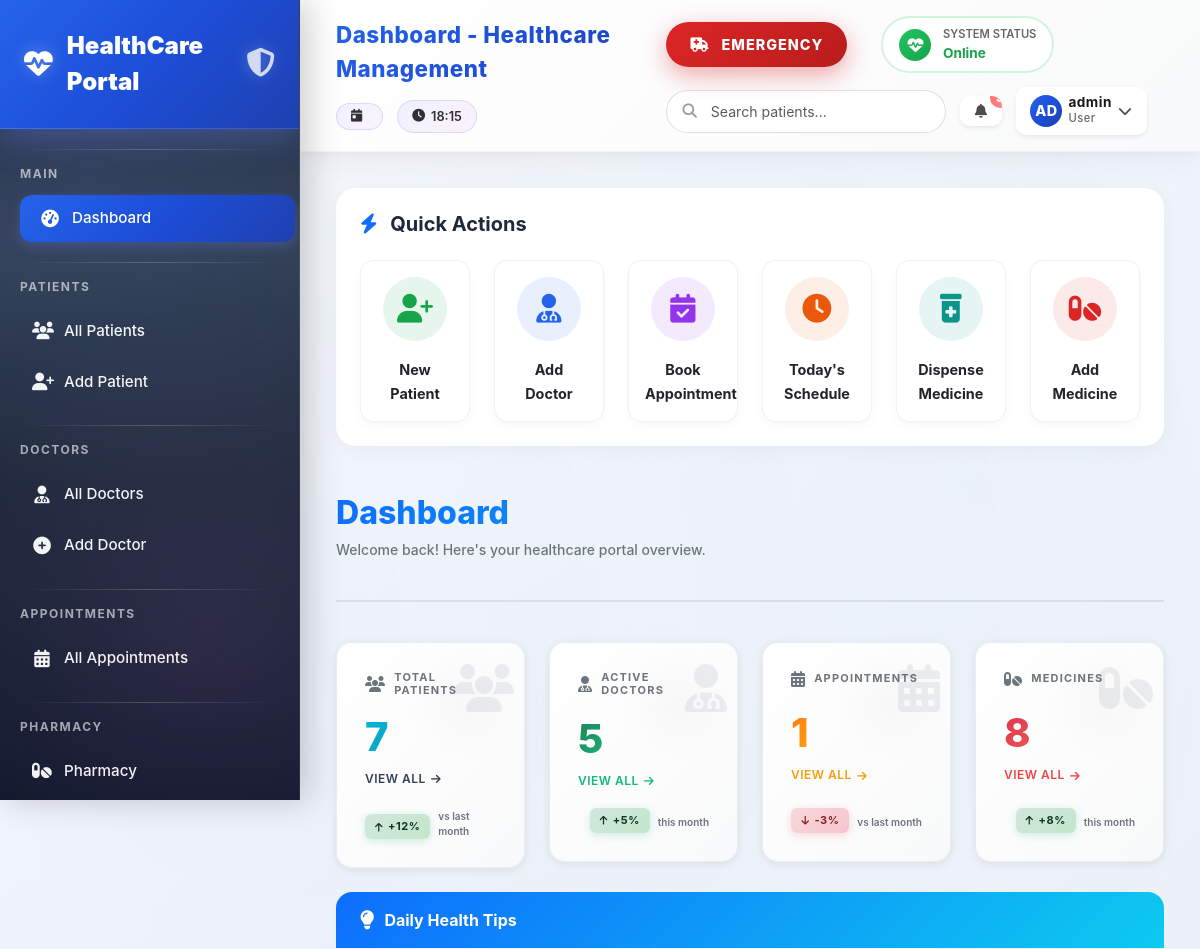
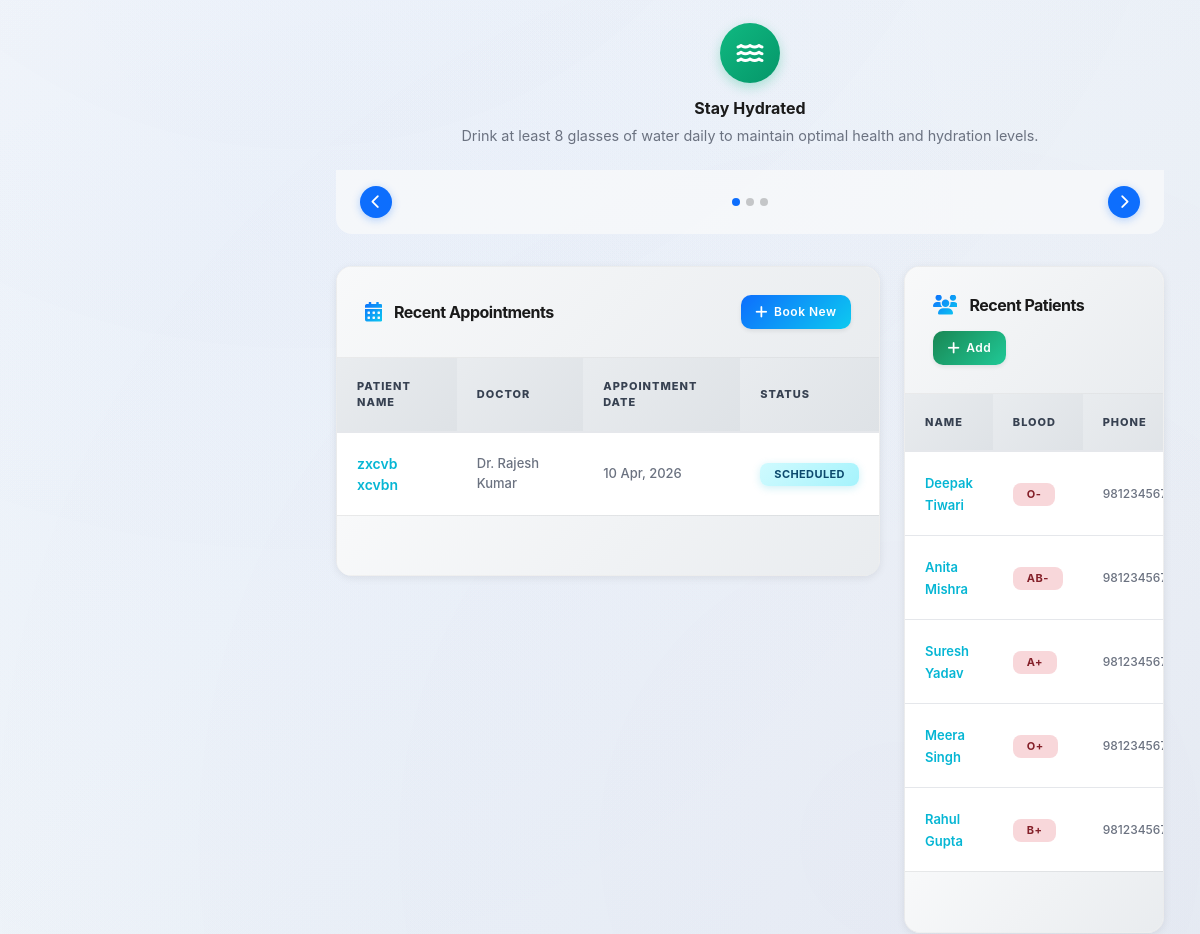
/dashboard/ (signed in, upper part), run on an earlier commit of the app's database (2 pictures, top to bottom).
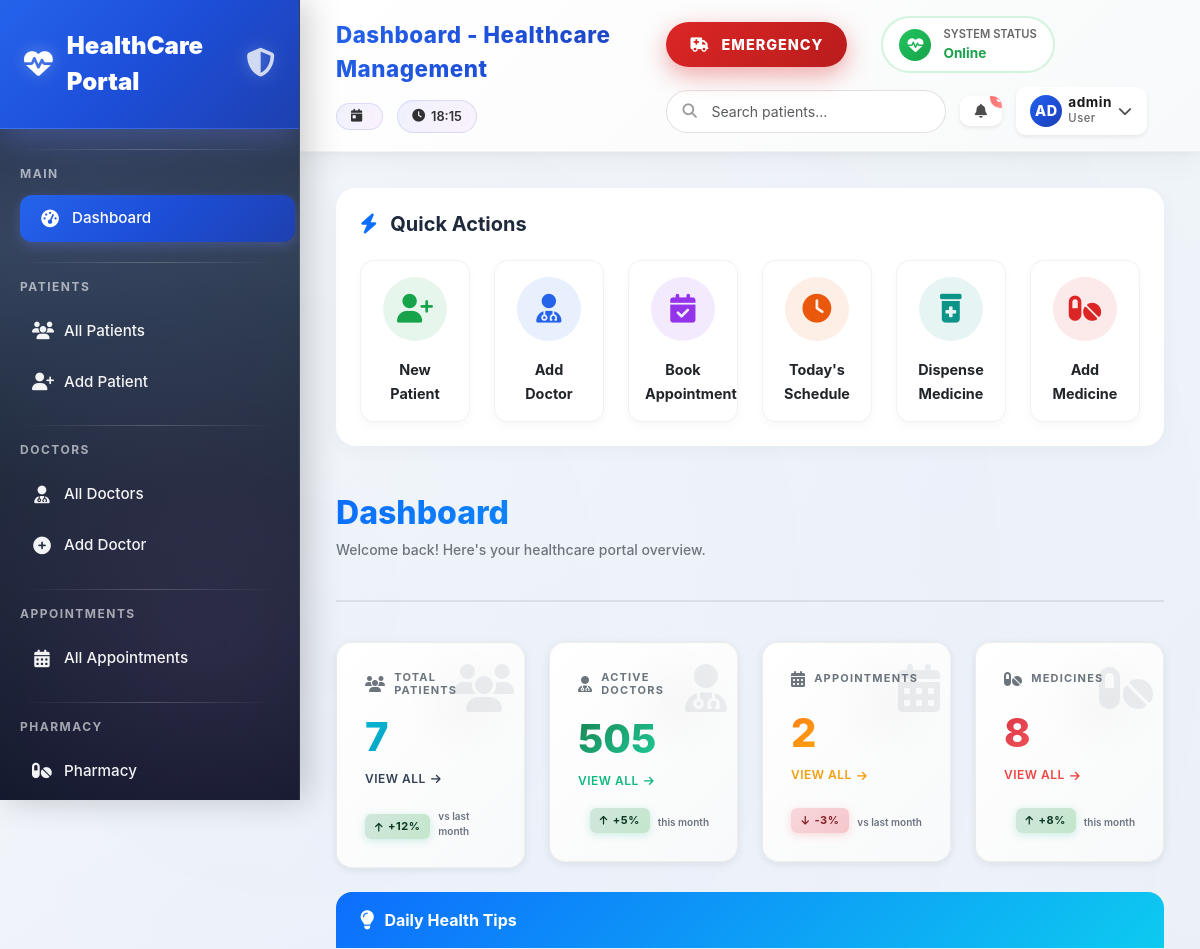
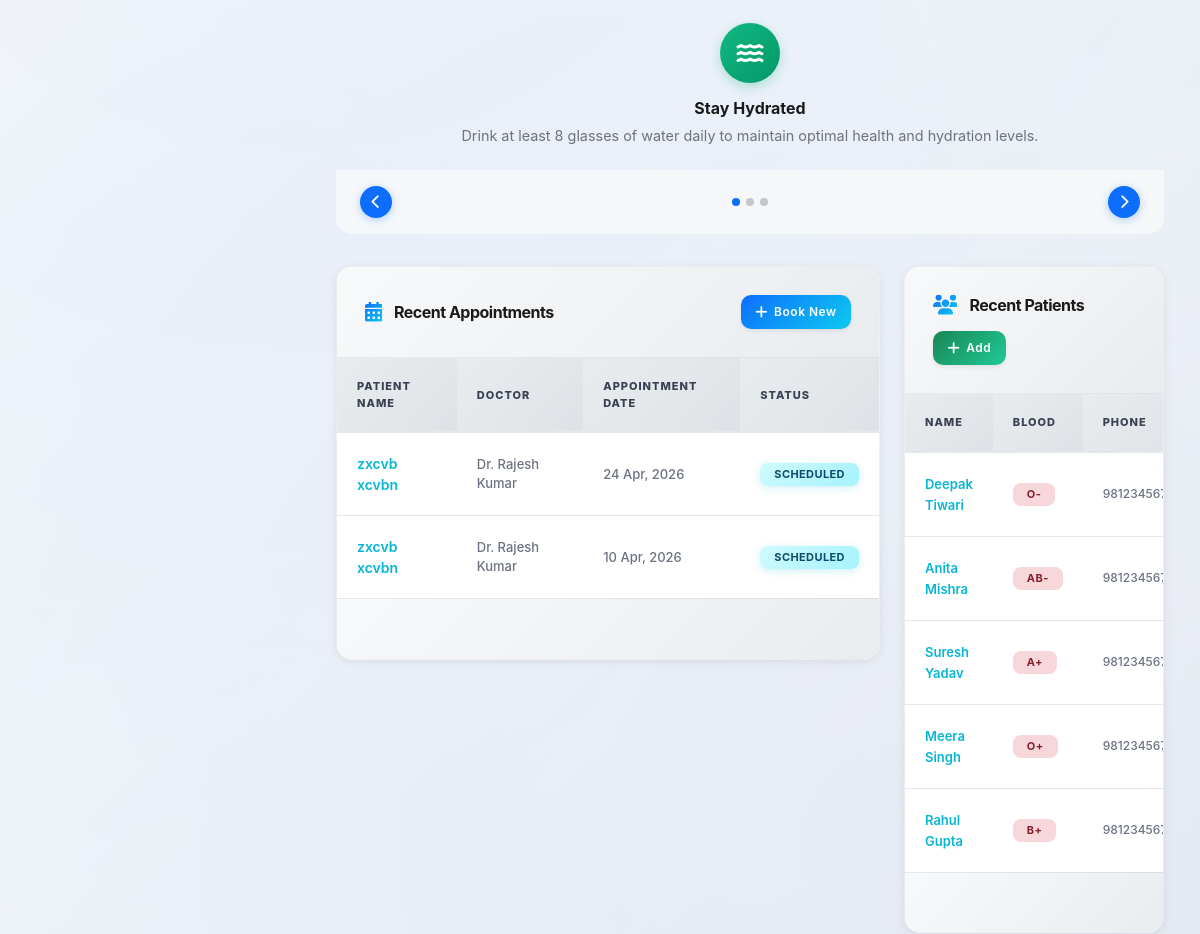
And on a later commit of the database (2 pictures, top to bottom).
### appointments/models.py (models this page shows, shortened)
class Appointment(models.Model):
    STATUS_CHOICES = [
        ('scheduled', 'Scheduled'),
        ('confirmed', 'Confirmed'),
        ('completed', 'Completed'),
        ('cancelled', 'Cancelled'),
        ('no_show', 'No Show'),
    ]
    TYPE_CHOICES = [
        ('consultation', 'Consultation'),
        ('follow_up', 'Follow Up'),
        ('emergency', 'Emergency'),
        ('routine_checkup', 'Routine Checkup'),
        ('lab_test', 'Lab Test'),
        ('surgery', 'Surgery'),
    ]
    patient = models.ForeignKey(Patient, on_delete=models.CASCADE, related_name='appointments')
    doctor = models.ForeignKey(Doctor, on_delete=models.CASCADE, related_name='appointments')
    appointment_date = models.DateField()
    appointment_time = models.TimeField()
    appointment_type = models.CharField(max_length=30, choices=TYPE_CHOICES, default='consultation')
    status = models.CharField(max_length=20, choices=STATUS_CHOICES, default='scheduled')
    reason = models.TextField(blank=True)
    notes = models.TextField(blank=True)
    follow_up_date = models.DateField(null=True, blank=True)
    created_at = models.DateTimeField(auto_now_add=True)
    updated_at = models.DateTimeField(auto_now=True)
    class Meta:
        ordering = ['-appointment_date', '-appointment_time']

### patients/models.py (models this page shows, shortened)
class Patient(models.Model):
    BLOOD_GROUP_CHOICES = [
        ('A+', 'A+'), ('A-', 'A-'), ('B+', 'B+'), ('B-', 'B-'),
        ('O+', 'O+'), ('O-', 'O-'), ('AB+', 'AB+'), ('AB-', 'AB-'),
    ]
    GENDER_CHOICES = [('M', 'Male'), ('F', 'Female'), ('O', 'Other')]
    user = models.OneToOneField(User, on_delete=models.SET_NULL, null=True, blank=True)
    first_name = models.CharField(max_length=100)
    last_name = models.CharField(max_length=100)
    date_of_birth = models.DateField()
    gender = models.CharField(max_length=1, choices=GENDER_CHOICES)
    blood_group = models.CharField(max_length=3, choices=BLOOD_GROUP_CHOICES, blank=True)
    phone = models.CharField(max_length=15)
    email = models.EmailField(blank=True)
    address = models.TextField()
    emergency_contact_name = models.CharField(max_length=100, blank=True)
    emergency_contact_phone = models.CharField(max_length=15, blank=True)
    allergies = models.TextField(blank=True, help_text="List known allergies")
    chronic_conditions = models.TextField(blank=True)
    insurance_provider = models.CharField(max_length=100, blank=True)
    insurance_id = models.CharField(max_length=50, blank=True)
    created_at = models.DateTimeField(auto_now_add=True)
    updated_at = models.DateTimeField(auto_now=True)
    def __str__(self):
        return f"{self.first_name} {self.last_name}"

### doctors/models.py (models this page shows, shortened)
class Doctor(models.Model):
    user = models.OneToOneField(
        User,
        on_delete=models.SET_NULL,
        null=True,
        blank=True
    )
    first_name = models.CharField(max_length=100)
    last_name = models.CharField(max_length=100)
    specialization = models.ForeignKey(
        Specialization,
        on_delete=models.SET_NULL,
        null=True
    )
    qualification = models.CharField(max_length=200)
    experience_years = models.IntegerField(default=0)
    phone = models.CharField(max_length=15)
    email = models.EmailField()
    license_number = models.CharField(max_length=50, unique=True)
    consultation_fee = models.DecimalField(
        max_digits=8,
        decimal_places=2,
        default=0
    )
    available_days = models.CharField(
        max_length=100,
        blank=True,
        help_text="e.g. Mon,Tue,Wed"
    )
    available_time_start = models.TimeField(null=True, blank=True)
    available_time_end = models.TimeField(null=True, blank=True)
    bio = models.TextField(blank=True)
    is_active = models.BooleanField(default=True)
    created_at = models.DateTimeField(auto_now_add=True)
    def __str__(self):
        return f"Dr. {self.first_name} {self.last_name}"

### accounts/views.py (the view)
# urls.py: path('dashboard/', views.dashboard, name='dashboard'),
@login_required
def dashboard(request):
    context = {
        'total_patients': Patient.objects.count(),
        'total_doctors': Doctor.objects.count(),
        'total_appointments': Appointment.objects.count(),
        'total_medicines': Medicine.objects.count(),
        'recent_appointments': Appointment.objects.order_by('-created_at')[:5],
        'recent_patients': Patient.objects.order_by('-created_at')[:5],
    }
    return render(request, 'base/dashboard.html', context)

### templates/base/dashboard.html (shortened to what the changed rows need)
{% extends 'base/base.html' %}
{% block content %}
<div class="dashboard-header">
    <h1 class="dashboard-title">Dashboard</h1>
</div>
<div class="row g-4 mb-4">
    <div class="col-md-6 col-lg-3">
        <div class="stat-card stat-green">
            <div class="stat-card-content">
                <div>
                    <div class="stat-card-value" style="color: var(--success);">
                        {{ total_doctors|default:"0" }}
                    </div>
                    <a href="{% url 'doctors:doctor_list' %}" class="stat-link" style="color: var(--success);">
                        View All <i class="fas fa-arrow-right"></i>
                    </a>
                </div>
            </div>
        </div>
    </div>
    <div class="col-md-6 col-lg-3">
        <div class="stat-card stat-warning">
            <div class="stat-card-content">
                <div>
                    <div class="stat-card-value" style="color: #997404;">
                        {{ total_appointments|default:"0" }}
                    </div>
                    <a href="{% url 'appointments:appointment_list' %}" class="stat-link" style="color: #997404;">
                        View All <i class="fas fa-arrow-right"></i>
                    </a>
                </div>
            </div>
        </div>
    </div>
    </div>
<div class="row g-4 mb-4">
    <div class="col-lg-8">
        <div class="card">
            <div class="card-header">
                <h2 class="card-header-title">
                    <i class="fas fa-calendar-alt"></i>Recent Appointments
                </h2>
            </div>
            <div class="card-body">
                <div class="table-wrapper">
                    <table class="table table-hover">
                        <thead>
                            <tr>
                                <th>Patient Name</th>
                                <th>Doctor</th>
                                <th>Appointment Date</th>
                                <th>Status</th>
                            </tr>
                        </thead>
                        <tbody>
                            {% for appt in recent_appointments %}
                                <tr>
                                    <td>
                                        <a href="{% url 'appointments:appointment_detail' appt.pk %}" class="text-decoration-none fw-semibold" style="color: var(--info);">
                                            {{ appt.patient }}
                                        </a>
                                    </td>
                                    <td style="color: var(--gray); font-size: 13px;">
                                        {{ appt.doctor }}
                                    </td>
                                    <td style="font-size: 13px; color: var(--gray);">
                                        {% if appt.appointment_date %}
                                            {{ appt.appointment_date|date:"d M, Y" }}
                                        {% else %}
                                            N/A
                                        {% endif %}
                                    </td>
                                    <td>
                                        <span class="badge badge-status-{{ appt.status }}">
                                            {{ appt.get_status_display }}
                                        </span>
                                    </td>
                                </tr>
                            {% endfor %}
                        </tbody>
                    </table>
                </div>
            </div>
        </div>
    </div>
    <div class="col-lg-4">
        <div class="card">
            <div class="card-header">
                <h2 class="card-header-title">
                    <i class="fas fa-users"></i>Recent Patients
                </h2>
            </div>
            <div class="card-body">
                <div class="table-wrapper">
                    <table class="table table-hover">
                        <thead>
                            <tr>
                                <th>Name</th>
                                <th>Blood</th>
                                <th>Phone</th>
                            </tr>
                        </thead>
                        <tbody>
                            {% for p in recent_patients %}
                                <tr>
                                    <td style="max-width: 150px;">
                                        <a href="{% url 'patients:patient_detail' p.pk %}" class="text-decoration-none fw-semibold" style="color: var(--info); font-size: 13px;">
                                            {{ p }}
                                        </a>
                                    </td>
                                    <td>
                                        <span class="badge" style="background-color: #f8d7da; color: #842029;">
                                            {{ p.blood_group|default:"N/A" }}
                                        </span>
                                    </td>
                                    <td style="font-size: 12px; color: var(--gray);">
                                        {{ p.phone }}
                                    </td>
                                </tr>
                            {% endfor %}
                        </tbody>
                    </table>
                </div>
            </div>
        </div>
    </div>
</div>
{% endblock %}

What changed in the data, as far as the page shows it:
added Appointment: patient "zxcvb xcvbn", doctor "Dr. Rajesh Kumar", appointment_date "24 Apr, 2026", status "SCHEDULED"
Also different on the page:
{{ total_doctors|default:"0" }}: "5" → "505"
{{ total_appointments|default:"0" }}: "1" → "2"
